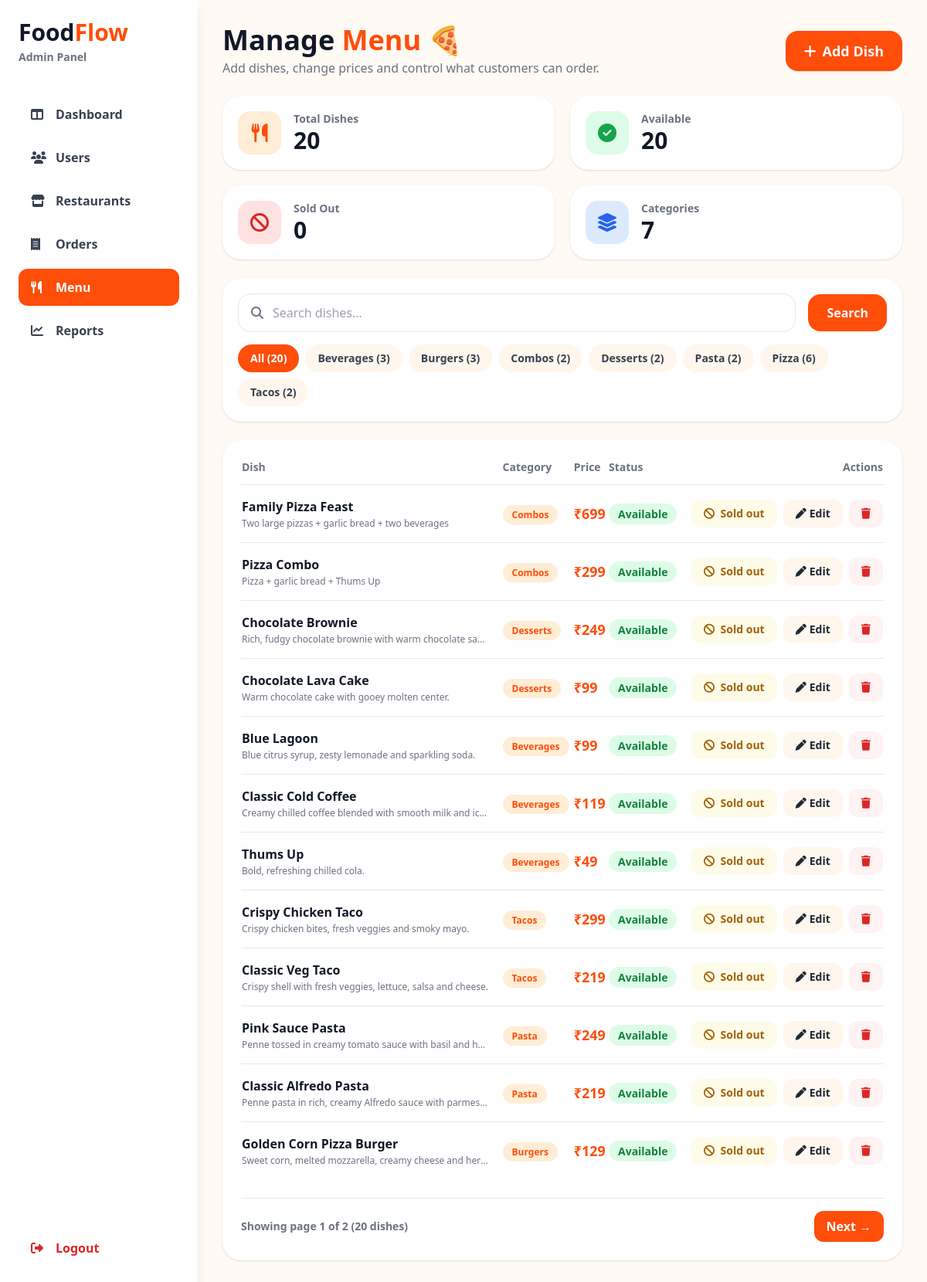
The page /Login/admin_menu.php (signed in) on the database its author committed.
### tables this page shows
CREATE TABLE food (
    id            INT AUTO_INCREMENT PRIMARY KEY,
    category_id   INT NULL,
    restaurant_id INT NULL,
    name          VARCHAR(100) NOT NULL,
    description   VARCHAR(255) DEFAULT NULL,
    price         DECIMAL(8,2) NOT NULL,
    stock         INT NOT NULL DEFAULT 50,
    available     TINYINT(1) NOT NULL DEFAULT 1,
    is_veg        TINYINT(1) NOT NULL DEFAULT 1,
    image         VARCHAR(255) NULL,
    CONSTRAINT chk_food_price CHECK (price >= 0),
    CONSTRAINT chk_food_stock CHECK (stock >= 0),
    CONSTRAINT fk_food_category   FOREIGN KEY (category_id)   REFERENCES categories(id) ON DELETE SET NULL,
    CONSTRAINT fk_food_restaurant FOREIGN KEY (restaurant_id) REFERENCES users(user_id) ON DELETE SET NULL,
    INDEX idx_food_available (available)
);

CREATE TABLE categories (
    id   INT AUTO_INCREMENT PRIMARY KEY,
    name VARCHAR(50) NOT NULL UNIQUE
);

### Login/admin_menu.php (the view, shortened to what the rows shown need)
<?php
require_once __DIR__ . '/../db.php';
$self = basename($_SERVER['PHP_SELF']);
$c = [
    'id'        => 'id',
    'name'      => 'name',
    'category'  => 'category_name',
    'price'     => 'price',
    'desc'      => 'description',
    'available' => 'available'
];
try {
    $pdo->query("SELECT f.id, f.name, f.price, f.description,
                        f.available, f.category_id, c.name AS category_name
                 FROM food f
                 LEFT JOIN categories c ON f.category_id = c.id
                 LIMIT 1");
} catch (PDOException $e) {
    $setupError = 'Could not find the food or categories table. Please check your database.';
}
$page = max(1, (int)($_GET['page'] ?? 1));
$perPage = 12;
$items = [];
try {
    $where = [];
    $params = [];
    $whereSql = $where ? 'WHERE ' . implode(' AND ', $where) : '';
    $stmt = $pdo->prepare(
        "SELECT COUNT(*)
         FROM food f
         LEFT JOIN categories c ON f.category_id = c.id
         $whereSql"
    );
    $stmt->execute($params);
    $total = (int)$stmt->fetchColumn();
    $pages = max(1, (int)ceil($total / $perPage));
    $page = min($page, $pages);
    $offset = ($page - 1) * $perPage;
    $stmt = $pdo->prepare(
        "SELECT
            f.id AS f_id,
            f.name AS f_name,
            c.name AS f_category,
            f.price AS f_price,
            f.description AS f_desc,
            f.available AS f_available
         FROM food f
         LEFT JOIN categories c ON f.category_id = c.id
         $whereSql
         ORDER BY f.id DESC
         LIMIT $perPage OFFSET $offset"
    );
    $stmt->execute($params);
    $items = $stmt->fetchAll(PDO::FETCH_ASSOC);
} catch (PDOException $e) {
    error_log($e->getMessage());
    $loadError = 'Unable to load the menu right now.';
}
?>
<!DOCTYPE html>
<html lang="en">
<head>
    <script src="https://cdn.tailwindcss.com"></script>
    <link rel="stylesheet"
          href="https://cdnjs.cloudflare.com/ajax/libs/font-awesome/6.7.2/css/all.min.css">
</head>
<body class="m-0 min-h-screen bg-orange-50/60 text-gray-900">
<div class="flex min-h-screen">
    <aside class="hidden w-64 shrink-0 flex-col bg-white p-6 shadow-lg lg:flex">
        <h1 class="text-3xl font-bold">
            Food<span class="text-[#ff4d0a]">Flow</span>
        </h1>
    </aside>
    <main class="min-w-0 flex-1 p-4 md:p-8">
        <header class="flex flex-wrap items-center justify-between gap-4">
            <div>
                <h2 class="text-3xl font-extrabold md:text-4xl">
                    Manage <span class="text-[#ff4d0a]">Menu</span> 🍕
                </h2>
            </div>
        </header>
        <section class="mt-6 rounded-3xl bg-white p-6 shadow">
            <div class="overflow-x-auto">
                <table class="w-full min-w-[720px] text-left">
                    <thead>
                        <tr class="border-b text-sm text-gray-500">
                            <th class="pb-3">Dish</th>
                            <?php if (isset($c['category'])): ?><th class="pb-3">Category</th><?php endif; ?>
                            <th class="pb-3">Price</th>
                            <?php if (isset($c['available'])): ?><th class="pb-3">Status</th><?php endif; ?>
                            <th class="pb-3 text-right">Actions</th>
                        </tr>
                    </thead>
                    <tbody>
                    <?php foreach ($items as $it): ?>
                        <?php
                            $rid       = (int)$it['f_id'];
                            $available = isset($c['available']) ? ((int)$it['f_available'] === 1) : true;
                            $isVeg     = isset($c['veg']) ? ((int)$it['f_veg'] === 1) : null;
                            $payload = [
                                'id'        => $rid,
                                'name'      => $it['f_name'],
                                'category'  => (string)($it['f_category'] ?? ''),
                                'price'     => $it['f_price'],
                                'desc'      => (string)($it['f_desc'] ?? ''),
                                'veg'       => $isVeg === null ? true : $isVeg,
                                'available' => $available,
                            ];
                        ?>
                        <tr class="border-b last:border-0">
                            <td class="py-4">
                                <div class="flex items-center gap-3">
                                    <div class="min-w-0">
                                        <div class="flex items-center gap-2">
                                            <p class="font-bold"><?= htmlspecialchars($it['f_name']) ?></p>
                                        </div>
                                        <?php if (isset($c['desc'])): ?>
                                            <p class="mt-0.5 max-w-xs truncate text-xs text-gray-500">
                                                <?= htmlspecialchars((string)$it['f_desc']) ?>
                                            </p>
                                        <?php endif; ?>
                                    </div>
                                </div>
                            </td>
                            <?php if (isset($c['category'])): ?>
                                <td class="py-4">
                                    <span class="rounded-full bg-orange-100 px-3 py-1 text-xs font-bold text-[#ff4d0a]">
                                        <?= htmlspecialchars((string)$it['f_category']) ?>
                                    </span>
                                </td>
                            <?php endif; ?>
                            <td class="py-4 text-lg font-extrabold text-[#ff4d0a]">
                                ₹<?= number_format((float)$it['f_price']) ?>
                            </td>
                            <?php if (isset($c['available'])): ?>
                                <td class="py-4">
                                    <span class="rounded-full px-3 py-1 text-sm font-bold
                                                 <?= $available ? 'bg-green-100 text-green-700' : 'bg-red-100 text-red-700' ?>">
                                        <?= $available ? 'Available' : 'Sold out' ?>
                                    </span>
                                </td>
                            <?php endif; ?>
                            <td class="py-4">
                                <div class="flex justify-end gap-2">
                                    <?php if (isset($c['available'])): ?>
                                        <form method="POST" action="<?= htmlspecialchars($self, ENT_QUOTES, 'UTF-8') ?>">
                                            <button type="submit"
                                                    class="rounded-xl px-4 py-2 text-sm font-bold
                                                           <?= $available ? 'bg-yellow-50 text-yellow-700 hover:bg-yellow-100' : 'bg-green-50 text-green-700 hover:bg-green-100' ?>">
                                                <i class="fa-solid <?= $available ? 'fa-ban' : 'fa-check' ?> mr-1"></i>
                                                <?= $available ? 'Sold out' : 'Available' ?>
                                            </button>
                                        </form>
                                    <?php endif; ?>
                                    <button type="button"
                                            onclick='openModal(<?= json_encode($payload, JSON_HEX_APOS | JSON_HEX_QUOT | JSON_HEX_TAG | JSON_HEX_AMP) ?>)'
                                            class="rounded-xl bg-orange-50 px-4 py-2 text-sm font-bold text-gray-800 hover:bg-orange-100">
                                        <i class="fa-solid fa-pen mr-1"></i>Edit
                                    </button>
                                    <form method="POST" action="<?= htmlspecialchars($self, ENT_QUOTES, 'UTF-8') ?>"
                                          onsubmit="return confirm('Delete this dish? This cannot be undone.');">
                                        <button type="submit"
                                                class="rounded-xl bg-red-50 px-4 py-2 text-sm font-bold text-red-600 hover:bg-red-100"
                                                aria-label="Delete dish">
                                            <i class="fa-solid fa-trash"></i>
                                        </button>
                                    </form>
                                </div>
                            </td>
                        </tr>
                    <?php endforeach; ?>
                    </tbody>
                </table>
            </div>
        </section>
    </main>
</div>

### rows shown on the page
food: name "Family Pizza Feast", description "Two large pizzas + garlic bread + two beverages", category.name "Combos", price "699", available "Available"
food: name "Pizza Combo", description "Pizza + garlic bread + Thums Up", category.name "Combos", price "299", available "Available"
food: name "Chocolate Brownie", description "Rich, fudgy chocolate brownie with warm chocolate sa…", category.name "Desserts", price "249", available "Available"
food: name "Chocolate Lava Cake", description "Warm chocolate cake with gooey molten center.", category.name "Desserts", price "99", available "Available"
food: name "Blue Lagoon", description "Blue citrus syrup, zesty lemonade and sparkling soda.", category.name "Beverages", price "99", available "Available"
food: name "Classic Cold Coffee", description "Creamy chilled coffee blended with smooth milk and ic…", category.name "Beverages", price "119", available "Available"
food: name "Thums Up", description "Bold, refreshing chilled cola.", category.name "Beverages", price "49", available "Available"
food: name "Crispy Chicken Taco", description "Crispy chicken bites, fresh veggies and smoky mayo.", category.name "Tacos", price "299", available "Available"
food: name "Classic Veg Taco", description "Crispy shell with fresh veggies, lettuce, salsa and cheese.", category.name "Tacos", price "219", available "Available"
food: name "Pink Sauce Pasta", description "Penne tossed in creamy tomato sauce with basil and h…", category.name "Pasta", price "249", available "Available"
food: name "Classic Alfredo Pasta", description "Penne pasta in rich, creamy Alfredo sauce with parmes…", category.name "Pasta", price "219", available "Available"
food: name "Golden Corn Pizza Burger", description "Sweet corn, melted mozzarella, creamy cheese and her…", category.name "Burgers", price "129", available "Available"

### other values the page prints
$allCount "20"
$availCount "20"
$soldOut "0"
count($categories) "7"
$name "Beverages"
$n "3"
$name "Burgers"
$name "Combos"
$n "2"
$name "Desserts"
$name "Pasta"
$name "Pizza"
$n "6"
$name "Tacos"
$page "1"
